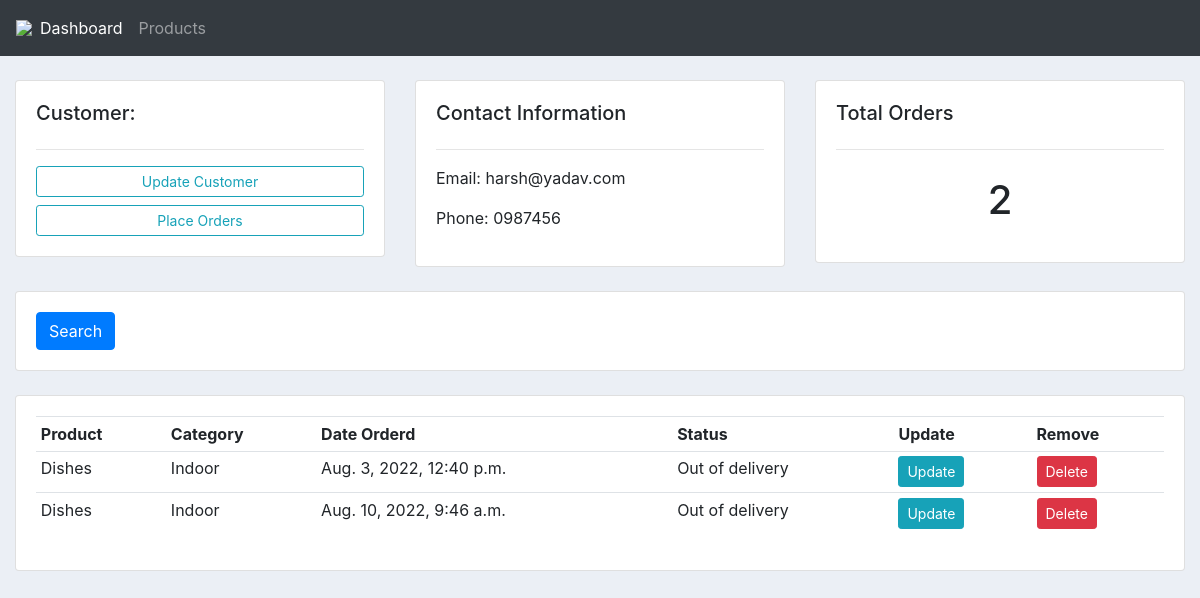
The page /customer/2 on the database its author committed.
### base/models.py (models this page shows, shortened)
class Customer(models.Model):
    name = models.CharField(max_length=50, null=True)
    phone = models.CharField(max_length=20, null=True)
    email = models.EmailField(max_length=50, null=True)
    date_created = models.DateTimeField(auto_now_add=True, null=True)

class Order(models.Model):
    STATUS = (
        ("panding","panding"),
        ('Out of delivery', 'Out of delivery'),
        ('Delivered','Delivered'),
        )
    customer = models.ForeignKey(Customer, null=True, on_delete=models.SET_NULL)
    product = models.ForeignKey(Product, null=True, on_delete=models.SET_NULL)
    date_created = models.DateTimeField(auto_now_add=True, null=True)
    status = models.CharField(max_length=200, null=True, choices=STATUS)

class Product(models.Model):
    CATEGORY = (
        ("Indoor", "Indoor"),
        ("Out Door", "Out Door"),
    )
    name = models.CharField(max_length=50, null=True)
    price = models.FloatField(null=True)
    category = models.CharField(max_length=50, null=True, choices=CATEGORY)
    description = models.CharField(max_length=500, null=True, blank=True)
    date_created = models.DateTimeField(auto_now_add=True, null=True)
    tags = models.ManyToManyField(Tag)
    def __str__(self) -> str:
        return self.name

### base/views.py (the view)
# urls.py: path('customer/<str:pk>', views.customer, name="customer"),
def customer(request, pk):
    customer = Customer.objects.get(id=pk)
    orders = customer.order_set.all()
    order_count = orders.count()
    context= {'customer':customer, 'orders':orders, 'order_count': order_count}
    return render(request, 'base/customers.html', context)

### base/templates/base/customers.html (shortened to what this page needs)
{% extends 'base/main.html' %}
{% block body %}
    <br>
    <div class="row">
        <div class="col-md">
            <div class="card card-body">
                <h5>Customer:</h5>
                <hr>
                <a class="btn btn-outline-info  btn-sm btn-block" href="">Update Customer</a>
                <a class="btn btn-outline-info  btn-sm btn-block" href="{% url 'createorder' customer.id %}">Place Orders</a>
            </div>
        </div>
        <div class="col-md">
            <div class="card card-body">
                <h5>Contact Information</h5>
                <hr>
                <p>Email:  {{customer.email}}</p>
                <p>Phone:  {{customer.phone}}</p>
            </div>
        </div>
        <div class="col-md">
            <div class="card card-body">
                <h5>Total Orders</h5>
                <hr>
                <h1 style="text-align: center;padding: 10px">
                    {{order_count}}
                </h1>
            </div>
        </div>
    </div>
    <br>
    <div class="row">
        <div class="col">
            <div class="card card-body">
                <form method="get">
                <button class="btn btn-primary" type="submit">Search</button>
            </form>
            </div>
        </div>
    </div>
    <br>
    <div class="row">
        <div class="col-md">
            <div class="card card-body">
                <table class="table table-sm">
                    <tr>
                        <th>Product</th>
                        <th>Category</th>
                        <th>Date Orderd</th>
                        <th>Status</th>
                        <th>Update</th>
                        <th>Remove</th>
                    </tr>
                    {% for order in orders %}
                    <tr>
                        <td>{{order.product}}</td>
                        <td>{{order.product.category}}</td>
                        <td>{{order.date_created}}</td>
                        <td>{{order.status}}</td>
                        <td><a type="button" class="btn btn-sm btn-info" href="{% url 'updateorder' order.id %}">Update</a></td>
                        <td><a type="button" class="btn btn-sm btn-danger" href="{% url 'deleteorder' order.id %}">Delete</a></td>
                    </tr>
                    {% endfor %}
                </table>
            </div>
        </div>
    </div>
{% endblock body %}

### base/static/css/main.css (style rules this page uses)
body { background-color: #ebeff5; }

### rows shown on the page
Customer: email "harsh@yadav.com", phone "0987456"
Order: product "Dishes", product.category "Indoor", date_created "Aug. 3, 2022, 12:40 p.m.", status "Out of delivery"
Order: product "Dishes", product.category "Indoor", date_created "Aug. 10, 2022, 9:46 a.m.", status "Out of delivery"

### other values the page prints
{{ order_count }} "2"
